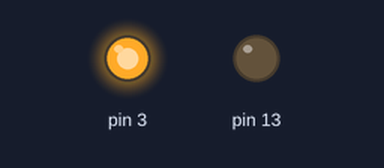
Bench run of a sketch on a simulated Arduino Uno, built with avr-gcc and run on an emulated ATmega328P. Parts: output pins drawn as LEDs (lit = HIGH).

Above: at 0.6 s.
At 2.5 s:
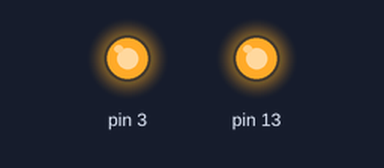
At 6.3 s:
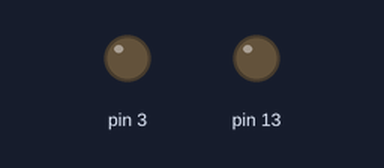
Timing chart, 0 to 7.6 s (numbered marks = the images above):
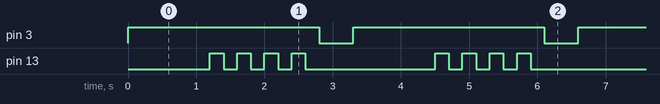

Measured:
- by itself, pin 3: alternates HIGH for 2.8 s and LOW for 0.50 s
- by itself, pin 13: repeats every 3.3 s: 3 × (LOW 0.20 s, HIGH 0.20 s), LOW 1.9 s, HIGH 0.20 s
- by itself, everything shown: repeats every 3.3 s, in 10 steps

The sketch:

blink_lights.ino
```cpp
void setup() {
  pinMode(13, OUTPUT);
  pinMode(3, OUTPUT);
}

void loop() {
  digitalWrite(3, HIGH);
  delay(1200);
  digitalWrite(13,HIGH);
  delay(200);
  digitalWrite(13, LOW);
  delay(200);
  digitalWrite(13,HIGH);
  delay(200);
  digitalWrite(13, LOW);
  delay(200);
   digitalWrite(13,HIGH);
  delay(200);
  digitalWrite(13, LOW);
  delay(200);
  digitalWrite(13,HIGH);
  delay(200);
  digitalWrite(13, LOW);
  delay(200);
  digitalWrite(3, LOW);
  delay(500);
}
```
